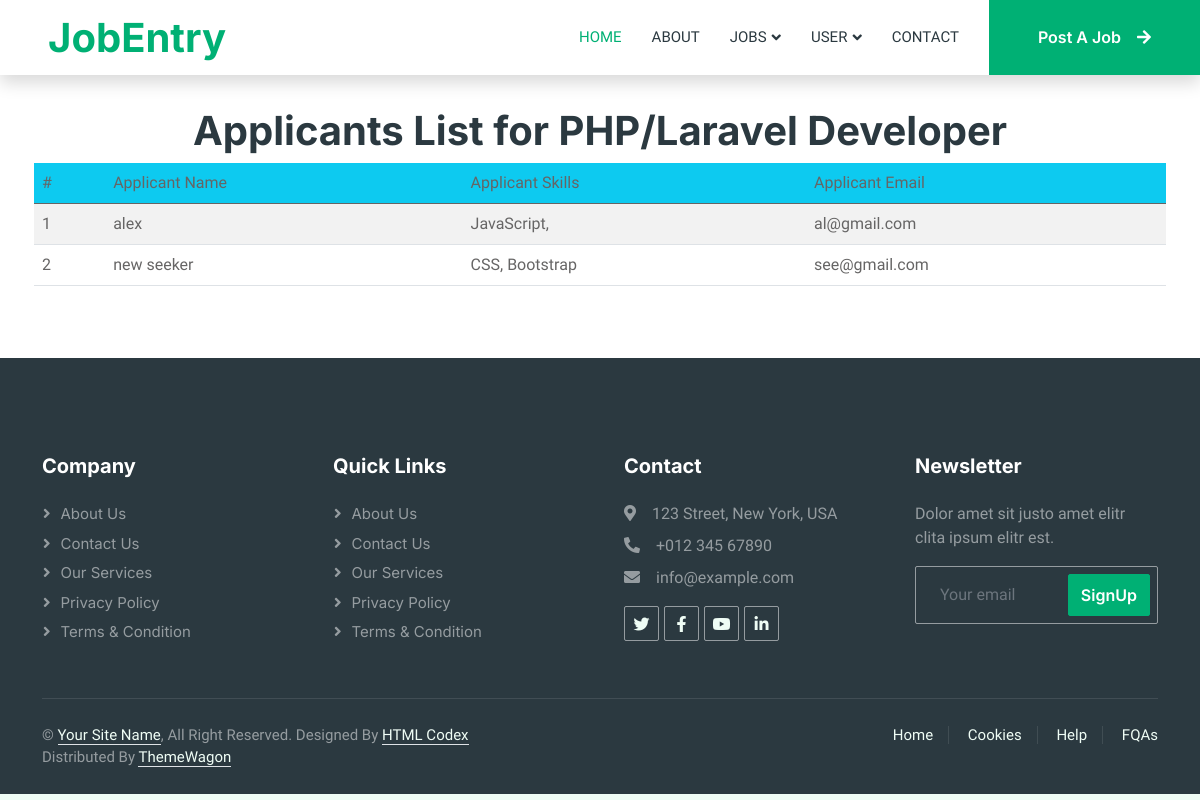
Screenshot of /applicant_list/5 (signed in) with the database file from the repository.
### App/models.py (models this page shows, shortened)
class JobModel(models.Model):
    user = models.ForeignKey(CustomUser, on_delete=models.CASCADE, null=True)
    job_title = models.CharField(max_length=50, null=True)
    JOB_TYPES = [
        ('full_time', 'Full-time'),
        ('part_time', 'Part-time'),
        ('internship', 'Internship'),
        ('freelance', 'Freelance'),
    ]
    job_type = models.CharField(max_length=100, choices=JOB_TYPES, null=True)
    job_description = models.TextField(max_length=500, null=True)
    company_logo = models.ImageField(upload_to="media/cv",null=True)
    company_name = models.CharField(max_length=50, null=True)
    job_location = models.CharField(max_length=100, null=True)
    salary = models.CharField(max_length=50, null=True)
    create_at = models.DateField(auto_now=True, null=True)
    update_at = models.DateField(auto_now_add=True, null=True)
    deadline = models.DateField(null=True)
    qualifications = models.CharField(max_length=200, null=True)

class ApplyNowModel(models.Model):
    user = models.ForeignKey(CustomUser, on_delete=models.CASCADE, null=True)
    job =  models.ForeignKey(JobModel, on_delete=models.CASCADE, null=True)
    applicant_name = models.CharField(max_length=50, null=True)
    applicant_email = models.EmailField(max_length=100, null=True)
    applicant_cv =  models.FileField(upload_to='cv/', null=True)
    applicant_cover_letter = models.TextField(null=True)
    class meta:
        unique_together = ['user', 'job']

class CustomUser(AbstractUser):
    USER_TYPE= [
        ('recruiter',  'Recruiter'),
        ('seeker', 'Seeker'),
    ]
    user_type = models.CharField(choices=USER_TYPE, max_length=50, null=True)
    city = models.CharField(max_length=50, null=True)
    GENDER = [
        ('male', 'Male'),
        ('female', 'Female'),
        ('other', 'Other'),
    ]
    gender = models.CharField(max_length=50, choices=GENDER, null=True)
    profile_img = models.ImageField(upload_to="media/users",max_length=50, null=True)

class SkillModel(models.Model):
    skill_proficiency = [
        ('beginner', 'Beginner'),
        ('intermediate', 'Intermediate'),
        ('expert', 'Expert')
    ]
    user = models.ForeignKey(CustomUser,  on_delete=models.CASCADE, null=True)
    skill_name = models.CharField(max_length=100, null=True)
    skill_level = models.CharField(max_length=50, choices=skill_proficiency, null=True)
    class Meta:
        unique_together = ['user', 'skill_name']

### App/views.py (the view)
# urls.py: path('applicant_list/<int:id>', applicantList, name='applicantList'),
def applicantList(request, id):
    applicants = ApplyNowModel.objects.filter(job=id)
    jobs =  JobModel.objects.get(id=id)
    applicant_users = applicants.values_list('user', flat=True).distinct()
    applicants_skill = SkillModel.objects.filter(user__in=applicant_users)
    return render(request, 'common/applicant_list.html', {'apply_persons':applicants, 'applicants_skill':applicants_skill, 'jobs':jobs,})

### App/templates/common/applicant_list.html
{% extends "common/master.html" %}
{% block body %}
{% include 'layouts/navbar.html' %}
    <div class="container my-4 py-2 px-1">
<h1 class='text-center'>Applicants List for {{jobs.job_title}}</h1>
<table class='table table-striped table-hovered'>
    <thead class="bg-info">
        <tr>
            <td>#</td>
            <td>Applicant Name</td>
            <td>Applicant Skills</td>
            <td>Applicant Email</td>
        </tr>
    </thead>
    <tbody>
        {% for applicants in apply_persons %}
        <tr>
            <td>{{forloop.counter}}</td>
            <td>{{applicants.user.first_name}}</td>
            <td>
            {% for skill in applicants_skill  %}
                {% if skill.user == applicants.user %}
                    {{skill.skill_name}}{% if not forloop.last %}, {% endif %}
                {% endif %}
            {% empty %}
            <td>No Skiils Found</td>
            {% endfor %}
            </td>
            <td>{{applicants.user.email}}</td>
        </tr>
        {% empty %}
        <tr>
            <td colspan="4" class="text-center">No Applicants Found.</td>
        </tr>
        {% endfor %}
    </tbody>
</table>
    </div>
{% include 'layouts/footer.html' %}
{% endblock body %}

### App/static/css/style.css (style rules this page uses)
:root { --primary: #00B074; --secondary: #2B9BFF; --light: #EFFDF5; --dark: #2B3940; }

### rows the page displays
JobModel: job_title "PHP/Laravel Developer"
ApplyNowModel: user.first_name "alex", user.email "al@gmail.com"
SkillModel: skill_name "JavaScript"
ApplyNowModel: user.first_name "new seeker", user.email "see@gmail.com"
SkillModel: skill_name "CSS"
SkillModel: skill_name "Bootstrap"
